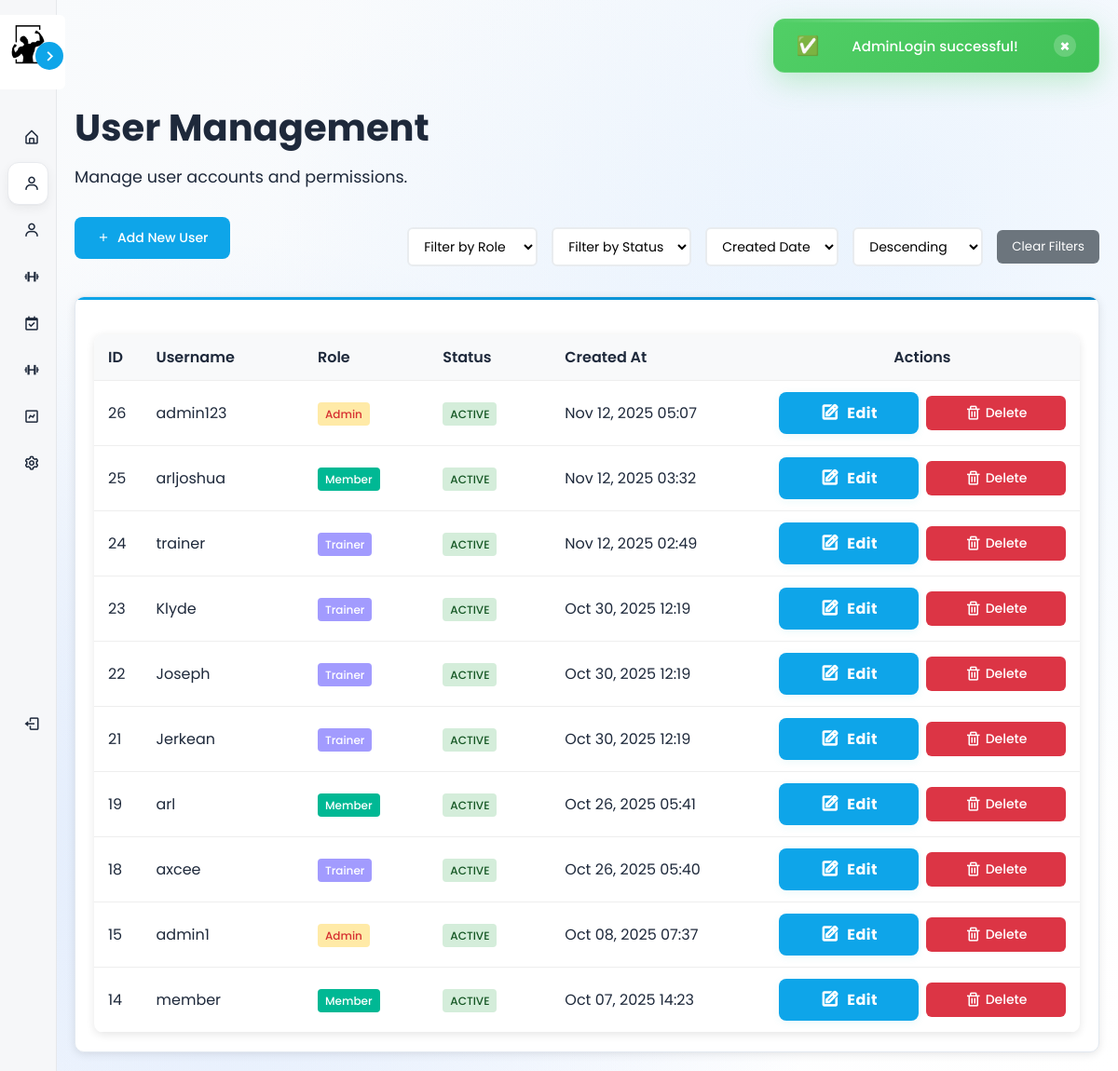
Before: /views/admin/users.php (signed in) with the older database file.
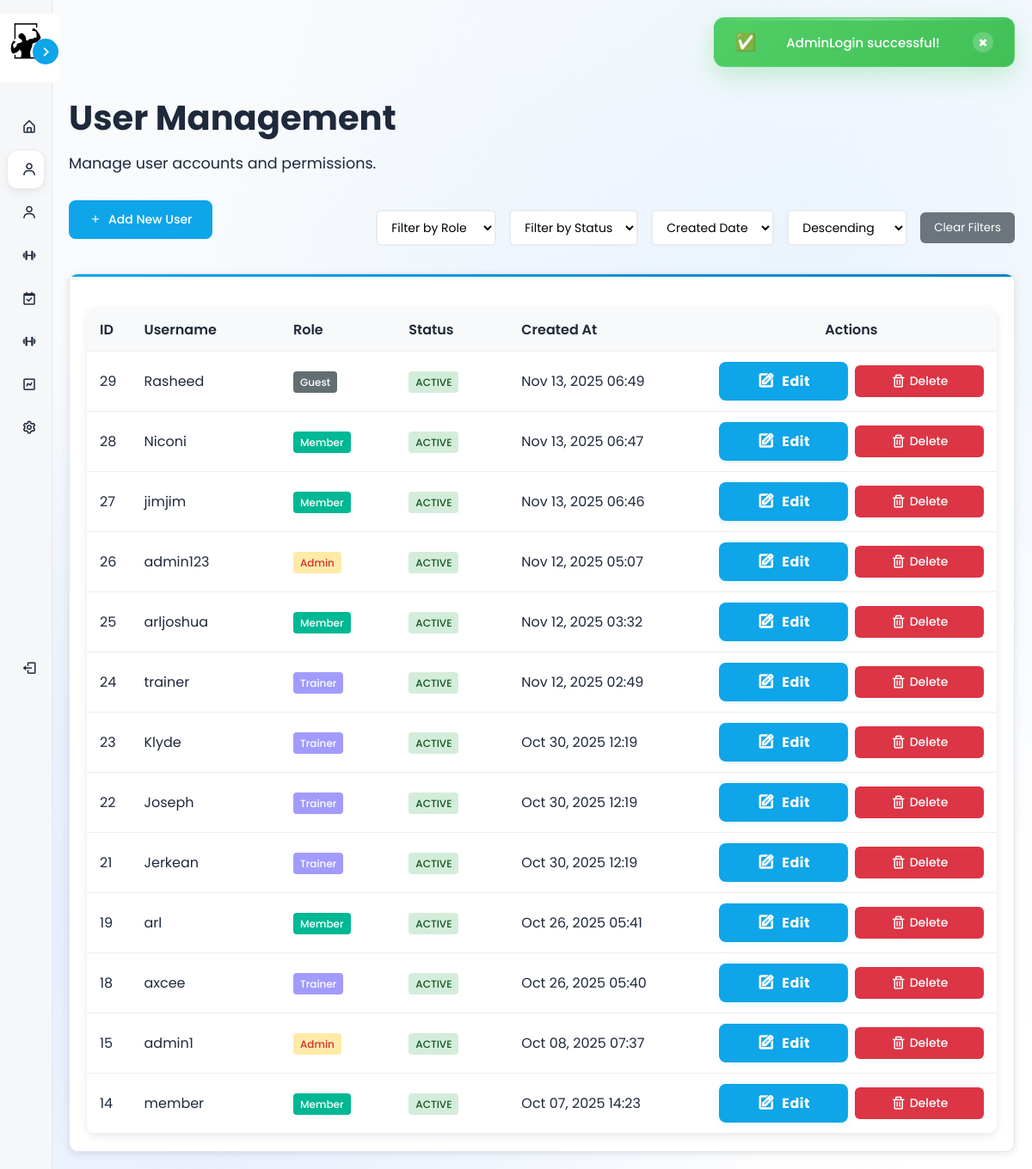
After: the same page with the newer database file.
### tables this page shows
CREATE TABLE `users` (
  `user_id` int(11) NOT NULL,
  `username` varchar(50) NOT NULL,
  `password` varchar(255) NOT NULL,
  `email` varchar(255) NOT NULL,
  `first_name` varchar(255) NOT NULL,
  `last_name` varchar(255) NOT NULL,
  `address` varchar(255) NOT NULL,
  `role` enum('admin','trainer','member','guest') NOT NULL,
  `created_at` timestamp NOT NULL DEFAULT current_timestamp(),
  `status` enum('active','inactive','','') DEFAULT NULL
);

### controllers/AdminController.php (called while the page is built, shortened)
<?php
require_once __DIR__ . '/../config/database.php';
require_once __DIR__ . '/../models/Member.php';
require_once __DIR__ . '/../models/Trainer.php';
class AdminController {
    private $db;
    public function __construct() {
        $database = new Database();
        $this->db = $database->getConnection();
    }
    public function getAllUsers($filter_role = null, $filter_status = null, $sort_by = 'created_at', $sort_order = 'DESC') {
        try {
            $where_clauses = [];
            $params = [];
            $where_sql = !empty($where_clauses) ? "WHERE " . implode(" AND ", $where_clauses) : "";
            $valid_sort_columns = ['user_id', 'username', 'role', 'status', 'created_at'];
            $sort_order = strtoupper($sort_order) === 'ASC' ? 'ASC' : 'DESC';
            $sql = "SELECT user_id, username, role, status, created_at FROM users $where_sql ORDER BY $sort_by $sort_order";
            $stmt = $this->db->prepare($sql);
            $stmt->execute();
            return $stmt->fetchAll(PDO::FETCH_ASSOC);
        } catch (PDOException $e) {
            error_log("Get all users error: " . $e->getMessage());
            return [];
        }
    }
}
?>

### config/database.php (called while the page is built, shortened)
<?php
class Database {
    private $host = "localhost";
    private $db_name = "gymmanagement";
    private $username = "root";
    private $password = "";
    public function getConnection() {
        $this->conn = null;
        try {
            $this->conn = new PDO("mysql:host=" . $this->host . ";dbname=" . $this->db_name,
                                   $this->username, $this->password);
            $this->conn->exec("set names utf8");
        } catch(PDOException $exception) {
            echo "Connection error: " . $exception->getMessage();
        }
        return $this->conn;
    }
}
?>

### models/Member.php (called while the page is built, shortened)
<?php
require_once __DIR__ . '/../config/database.php';
class Member {
    public function __construct() {
        $database = new Database();
    }
}

### models/Trainer.php (called while the page is built, shortened)
<?php
require_once __DIR__ . '/../config/database.php';
class Trainer {
    public function __construct() {
        $database = new Database();
    }
}
?>

### views/admin/users.php (the view, shortened to what the changed rows need)
<?php
require_once '../../controllers/AdminController.php';
$adminController = new AdminController();
$filter_role = $_GET['filter_role'] ?? null;
$filter_status = $_GET['filter_status'] ?? null;
$sort_by = $_GET['sort_by'] ?? 'created_at';
$sort_order = $_GET['sort_order'] ?? 'DESC';
$users = $adminController->getAllUsers($filter_role, $filter_status, $sort_by, $sort_order);
?>
<!DOCTYPE html>
<html lang="en">
<head>
    <link rel="stylesheet" href="../../assets/css/member_styles.css">
    <link rel="stylesheet" href="../../assets/css/modal_styles.css">
    <link rel="stylesheet" href="../../assets/css/admin_users_styles.css">
    <link href='https://unpkg.com/boxicons@2.1.4/css/boxicons.min.css' rel='stylesheet'>
</head>
<body>
    <?php include '../components/dynamic_sidebar.php'; ?>
    <div class="main-content">
        <div class="content-wrapper">
            <div class="dashboard-header">
                <h1>User Management</h1>
            </div>
            <div class="card">
                <table class="users-table">
                    <thead>
                        <tr>
                            <th>ID</th>
                            <th>Username</th>
                            <th>Role</th>
                            <th>Status</th>
                            <th>Created At</th>
                            <th>Actions</th>
                        </tr>
                    </thead>
                    <tbody>
                        <?php foreach ($users as $user): ?>
                        <tr>
                            <td><?php echo htmlspecialchars($user['user_id']); ?></td>
                            <td><?php echo htmlspecialchars($user['username']); ?></td>
                            <td>
                                <span class="role-badge role-<?php echo htmlspecialchars($user['role']); ?>">
                                    <?php echo htmlspecialchars($user['role']); ?>
                                </span>
                            </td>
                            <td>
                                <span class="status-badge status-<?php echo htmlspecialchars($user['status']); ?>">
                                    <?php echo htmlspecialchars($user['status']); ?>
                                </span>
                            </td>
                            <td><?php echo htmlspecialchars(date('M d, Y H:i', strtotime($user['created_at']))); ?></td>
                            <td>
                                <div class="action-buttons">
                                    <button class="action-btn btn-edit" onclick="openEditUserModal(<?php echo $user['user_id']; ?>, '<?php echo htmlspecialchars($user['username']); ?>', '<?php echo htmlspecialchars($user['role']); ?>', '<?php echo htmlspecialchars($user['status']); ?>')" title="Edit User">
                                        <i class='bx bx-edit'></i> Edit
                                    </button>
                                    <button class="action-btn btn-delete" onclick="openDeleteUserModal(<?php echo $user['user_id']; ?>, '<?php echo htmlspecialchars($user['username']); ?>')" title="Delete User">
                                        <i class='bx bx-trash'></i> Delete
                                    </button>
                                </div>
                            </td>
                        </tr>
                        <?php endforeach; ?>
                    </tbody>
                </table>
            </div>
        </div>
    </div>
</body>
</html>

### views/components/dynamic_sidebar.php (shortened to what the changed rows need)
<?php
$user_role = $_SESSION['role'] ?? 'guest';
$config_path = __DIR__ . '/../../config/sidebar_config.php';
if (file_exists($config_path)) {
    $menu_configs = include $config_path;
}
$current_config = $menu_configs[$user_role] ?? $menu_configs['guest'];
$current_page = basename($_SERVER['PHP_SELF']);
?>
<nav class="sidebar close" id="dynamicSidebar">
    <div class="menu-bar">
        <div class="menu">
            <ul class="menu-links">
                <?php
                $current_section = null;
                $section_count = 0;
                foreach ($current_config['items'] as $idx => $item) {
                    if (isset($item['type']) && $item['type'] === 'section') {
                        if ($current_section !== null) {
                            echo "</ul>\n";
                        }
                        $current_section = $item['label'];
                        $section_id = "collapsible-section-$section_count";
                        echo "<ul class='menu-collapsible' id='$section_id'>\n";
                        $section_count++;
                        continue;
                    }
                    $is_active = isset($item['active']) && $item['active'];
                    if (isset($item['url']) && basename($item['url']) === $current_page) $is_active = true;
                    if (isset($item['type']) && $item['type'] === 'dropdown') {
                        $expanded = $is_active ? ' expanded' : '';
                        echo "<li class=\"nav-link has-dropdown$expanded " . ($is_active ? 'active' : '') . "\">";
                        echo "<button class='dropdown-btn'><i class='bx " . htmlspecialchars($item['icon']) . " icon'></i><span class='text nav-text'>" . htmlspecialchars($item['text']) . "</span><i class='bx bx-chevron-down dropdown-arrow'></i></button>";
                        echo "<ul class='dropdown-container'" . ($is_active ? " style='display:block; opacity:1; transform:none;'" : "") . ">";
                        foreach ($item['submenu'] as $subitem) {
                            echo "<li><a href='" . htmlspecialchars($subitem['url']) . "'><span class='text nav-text'>" . htmlspecialchars($subitem['text']) . "</span></a></li>\n";
                        }
                        echo "</ul>";
                        echo "</li>\n";
                    } else {
                        echo "<li class=\"nav-link " . ($is_active ? 'active' : '') . "\"><a href=\"" . htmlspecialchars($item['url']) . "\" data-tooltip=\"" . htmlspecialchars($item['text']) . "\"><i class='bx " . htmlspecialchars($item['icon']) . " icon'></i><span class='text nav-text'>" . htmlspecialchars($item['text']) . "</span></a></li>\n";
                    }
                }
                if ($current_section !== null) {
                    echo "</ul>\n";
                }
                ?>
            </ul>
        </div>
    </div>
</nav>
<link rel="stylesheet" href="../../assets/css/modal_styles.css">

Changed rows visible on the page:
added users: user_id "29", username "Rasheed", role "Guest", status "ACTIVE", created_at "Nov 13, 2025 06:49"
added users: user_id "28", username "Niconi", role "Member", status "ACTIVE", created_at "Nov 13, 2025 06:47"
added users: user_id "27", username "jimjim", role "Member", status "ACTIVE", created_at "Nov 13, 2025 06:46"
